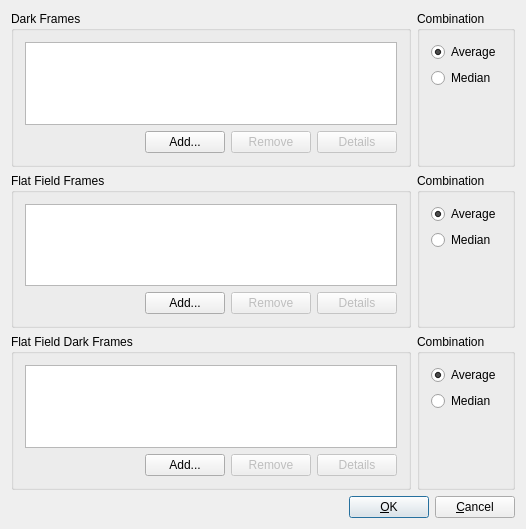
<ui version="4.0" >
 <author></author>
 <comment></comment>
 <exportmacro></exportmacro>
 <class>ImageReduction</class>
 <widget class="QWidget" name="ImageReduction" >
  <property name="geometry" >
   <rect>
    <x>0</x>
    <y>0</y>
    <width>526</width>
    <height>529</height>
   </rect>
  </property>
  <property name="windowTitle" >
   <string>Image Reduction</string>
  </property>
  <layout class="QVBoxLayout" >
   <property name="margin" >
    <number>11</number>
   </property>
   <property name="spacing" >
    <number>6</number>
   </property>
   <item>
    <layout class="QHBoxLayout" >
     <property name="margin" >
      <number>0</number>
     </property>
     <property name="spacing" >
      <number>6</number>
     </property>
     <item>
      <widget class="QGroupBox" name="darkFrameGroup" >
       <property name="title" >
        <string>Dark Frames</string>
       </property>
       <layout class="QVBoxLayout" >
        <property name="margin" >
         <number>11</number>
        </property>
        <property name="spacing" >
         <number>6</number>
        </property>
        <item>
         <widget class="QListWidget" name="darkListView" >
          <column>
           <property name="text" >
            <string>File Name</string>
           </property>
          </column>
         </widget>
        </item>
        <item>
         <layout class="QHBoxLayout" >
          <property name="margin" >
           <number>0</number>
          </property>
          <property name="spacing" >
           <number>6</number>
          </property>
          <item>
           <spacer>
            <property name="orientation" >
             <enum>Qt::Horizontal</enum>
            </property>
            <property name="sizeType" >
             <enum>QSizePolicy::Expanding</enum>
            </property>
            <property name="sizeHint" >
             <size>
              <width>71</width>
              <height>20</height>
             </size>
            </property>
           </spacer>
          </item>
          <item>
           <widget class="QPushButton" name="darkAddB" >
            <property name="text" >
             <string>Add...</string>
            </property>
           </widget>
          </item>
          <item>
           <widget class="QPushButton" name="darkRemoveB" >
            <property name="enabled" >
             <bool>false</bool>
            </property>
            <property name="text" >
             <string>Remove</string>
            </property>
           </widget>
          </item>
          <item>
           <widget class="QPushButton" name="darkDetailsB" >
            <property name="enabled" >
             <bool>false</bool>
            </property>
            <property name="text" >
             <string>Details</string>
            </property>
           </widget>
          </item>
         </layout>
        </item>
       </layout>
      </widget>
     </item>
     <item>
      <widget class="QGroupBox" name="darkbg" >
       <property name="title" >
        <string>Combination</string>
       </property>
       <layout class="QVBoxLayout" >
        <property name="margin" >
         <number>11</number>
        </property>
        <property name="spacing" >
         <number>6</number>
        </property>
        <item>
         <widget class="QRadioButton" name="darkAverageB" >
          <property name="text" >
           <string>Average</string>
          </property>
          <property name="checked" >
           <bool>true</bool>
          </property>
         </widget>
        </item>
        <item>
         <widget class="QRadioButton" name="darkMedianB" >
          <property name="text" >
           <string>Median</string>
          </property>
         </widget>
        </item>
        <item>
         <spacer>
          <property name="orientation" >
           <enum>Qt::Vertical</enum>
          </property>
          <property name="sizeType" >
           <enum>QSizePolicy::Expanding</enum>
          </property>
          <property name="sizeHint" >
           <size>
            <width>20</width>
            <height>31</height>
           </size>
          </property>
         </spacer>
        </item>
       </layout>
      </widget>
     </item>
    </layout>
   </item>
   <item>
    <layout class="QHBoxLayout" >
     <property name="margin" >
      <number>0</number>
     </property>
     <property name="spacing" >
      <number>6</number>
     </property>
    </layout>
   </item>
   <item>
    <layout class="QHBoxLayout" >
     <property name="margin" >
      <number>0</number>
     </property>
     <property name="spacing" >
      <number>6</number>
     </property>
     <item>
      <widget class="QGroupBox" name="FlatFieldFrameGroup" >
       <property name="title" >
        <string>Flat Field Frames</string>
       </property>
       <layout class="QVBoxLayout" >
        <property name="margin" >
         <number>11</number>
        </property>
        <property name="spacing" >
         <number>6</number>
        </property>
        <item>
         <widget class="QListWidget" name="flatListView" >
          <column>
           <property name="text" >
            <string>File Name</string>
           </property>
          </column>
         </widget>
        </item>
        <item>
         <layout class="QHBoxLayout" >
          <property name="margin" >
           <number>0</number>
          </property>
          <property name="spacing" >
           <number>6</number>
          </property>
          <item>
           <spacer>
            <property name="orientation" >
             <enum>Qt::Horizontal</enum>
            </property>
            <property name="sizeType" >
             <enum>QSizePolicy::Expanding</enum>
            </property>
            <property name="sizeHint" >
             <size>
              <width>71</width>
              <height>20</height>
             </size>
            </property>
           </spacer>
          </item>
          <item>
           <widget class="QPushButton" name="flatAddB" >
            <property name="text" >
             <string>Add...</string>
            </property>
           </widget>
          </item>
          <item>
           <widget class="QPushButton" name="flatRemoveB" >
            <property name="enabled" >
             <bool>false</bool>
            </property>
            <property name="text" >
             <string>Remove</string>
            </property>
           </widget>
          </item>
          <item>
           <widget class="QPushButton" name="flatDetailsB" >
            <property name="enabled" >
             <bool>false</bool>
            </property>
            <property name="text" >
             <string>Details</string>
            </property>
           </widget>
          </item>
         </layout>
        </item>
       </layout>
      </widget>
     </item>
     <item>
      <widget class="QGroupBox" name="flatFieldbg" >
       <property name="title" >
        <string>Combination</string>
       </property>
       <layout class="QVBoxLayout" >
        <property name="margin" >
         <number>11</number>
        </property>
        <property name="spacing" >
         <number>6</number>
        </property>
        <item>
         <widget class="QRadioButton" name="flatAverageB" >
          <property name="text" >
           <string>Average</string>
          </property>
          <property name="checked" >
           <bool>true</bool>
          </property>
         </widget>
        </item>
        <item>
         <widget class="QRadioButton" name="flatMedianB" >
          <property name="text" >
           <string>Median</string>
          </property>
         </widget>
        </item>
        <item>
         <spacer>
          <property name="orientation" >
           <enum>Qt::Vertical</enum>
          </property>
          <property name="sizeType" >
           <enum>QSizePolicy::Expanding</enum>
          </property>
          <property name="sizeHint" >
           <size>
            <width>20</width>
            <height>31</height>
           </size>
          </property>
         </spacer>
        </item>
       </layout>
      </widget>
     </item>
    </layout>
   </item>
   <item>
    <layout class="QHBoxLayout" >
     <property name="margin" >
      <number>0</number>
     </property>
     <property name="spacing" >
      <number>6</number>
     </property>
     <item>
      <widget class="QGroupBox" name="FlatFieldDarkFrameG" >
       <property name="title" >
        <string>Flat Field Dark Frames</string>
       </property>
       <layout class="QVBoxLayout" >
        <property name="margin" >
         <number>11</number>
        </property>
        <property name="spacing" >
         <number>6</number>
        </property>
        <item>
         <widget class="QListWidget" name="darkflatListView" >
          <column>
           <property name="text" >
            <string>File Name</string>
           </property>
          </column>
         </widget>
        </item>
        <item>
         <layout class="QHBoxLayout" >
          <property name="margin" >
           <number>0</number>
          </property>
          <property name="spacing" >
           <number>6</number>
          </property>
          <item>
           <spacer>
            <property name="orientation" >
             <enum>Qt::Horizontal</enum>
            </property>
            <property name="sizeType" >
             <enum>QSizePolicy::Expanding</enum>
            </property>
            <property name="sizeHint" >
             <size>
              <width>71</width>
              <height>20</height>
             </size>
            </property>
           </spacer>
          </item>
          <item>
           <widget class="QPushButton" name="darkflatAddB" >
            <property name="text" >
             <string>Add...</string>
            </property>
           </widget>
          </item>
          <item>
           <widget class="QPushButton" name="darkflatRemoveB" >
            <property name="enabled" >
             <bool>false</bool>
            </property>
            <property name="text" >
             <string>Remove</string>
            </property>
           </widget>
          </item>
          <item>
           <widget class="QPushButton" name="darkflatDetailsB" >
            <property name="enabled" >
             <bool>false</bool>
            </property>
            <property name="text" >
             <string>Details</string>
            </property>
           </widget>
          </item>
         </layout>
        </item>
       </layout>
      </widget>
     </item>
     <item>
      <widget class="QGroupBox" name="darkflatFieldbg" >
       <property name="title" >
        <string>Combination</string>
       </property>
       <layout class="QVBoxLayout" >
        <property name="margin" >
         <number>11</number>
        </property>
        <property name="spacing" >
         <number>6</number>
        </property>
        <item>
         <widget class="QRadioButton" name="darkflatAverageB" >
          <property name="text" >
           <string>Average</string>
          </property>
          <property name="checked" >
           <bool>true</bool>
          </property>
         </widget>
        </item>
        <item>
         <widget class="QRadioButton" name="darkflatMedian" >
          <property name="text" >
           <string>Median</string>
          </property>
         </widget>
        </item>
        <item>
         <spacer>
          <property name="orientation" >
           <enum>Qt::Vertical</enum>
          </property>
          <property name="sizeType" >
           <enum>QSizePolicy::Expanding</enum>
          </property>
          <property name="sizeHint" >
           <size>
            <width>20</width>
            <height>31</height>
           </size>
          </property>
         </spacer>
        </item>
       </layout>
      </widget>
     </item>
    </layout>
   </item>
   <item>
    <layout class="QHBoxLayout" >
     <property name="margin" >
      <number>0</number>
     </property>
     <property name="spacing" >
      <number>6</number>
     </property>
     <item>
      <spacer>
       <property name="orientation" >
        <enum>Qt::Horizontal</enum>
       </property>
       <property name="sizeType" >
        <enum>QSizePolicy::Expanding</enum>
       </property>
       <property name="sizeHint" >
        <size>
         <width>210</width>
         <height>20</height>
        </size>
       </property>
      </spacer>
     </item>
     <item>
      <widget class="QPushButton" name="buttonOk" >
       <property name="text" >
        <string>&amp;OK</string>
       </property>
       <property name="shortcut" >
        <string/>
       </property>
       <property name="autoDefault" >
        <bool>true</bool>
       </property>
       <property name="default" >
        <bool>true</bool>
       </property>
      </widget>
     </item>
     <item>
      <widget class="QPushButton" name="buttonCancel" >
       <property name="text" >
        <string>&amp;Cancel</string>
       </property>
       <property name="shortcut" >
        <string/>
       </property>
       <property name="autoDefault" >
        <bool>true</bool>
       </property>
      </widget>
     </item>
    </layout>
   </item>
  </layout>
 </widget>
 <layoutdefault spacing="6" margin="11" />
 <pixmapfunction>qPixmapFromMimeSource</pixmapfunction>
 <resources/>
 <connections/>
</ui>
